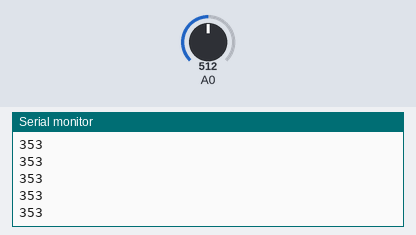
Bench run of a sketch on a simulated Arduino Uno, built with avr-gcc and run on an emulated ATmega328P. On the bench: the last lines printed to the serial monitor. The test bench sets the inputs (shaded band); at power-on: A0 = 512.

Above: at 1.2 s.
1.3 s: A0 set to 716
At 1.9 s:
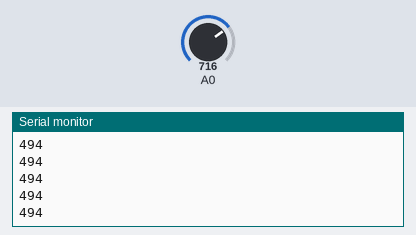
2.8 s: A0 set to 900
At 3.9 s:
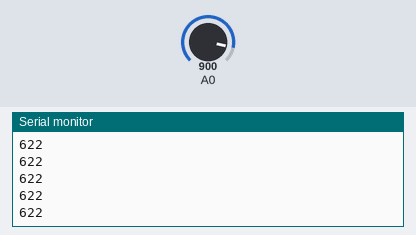
Timing chart, 0 to 5.8 s (numbered marks = the images above; inputs shaded):
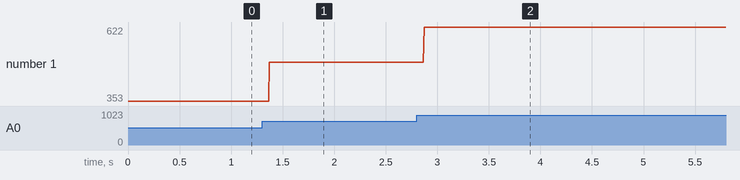

The sketch:

Krishna_Ubidots_Light.ino
```cpp
int sensorValue;
int incomingByte;

// the setup routine runs once when you press reset:
void setup() {
  // initialize serial communication at 9600 bits per second:
  Serial.begin(9600);
 // pinMode(ledpin, OUTPUT);
}

// the loop routine runs over and over again forever:
void loop(){

      //  incomingByte = Serial.read();

           //   if (incomingByte == 'L'){
             // Serial.println(incomingByte);
              sensorValue = analogRead(A0);
              int smap = map(sensorValue,0,722,0,499); // mapping light sensor values from 0 - 722 to 1 - 10
              Serial.println(String(smap)); // Writing values on Serial port
              //delay(30000);
           //   } //incoming Byte
      //available
}
```

Measured:
- after the input at 1.3 s, the serial monitor: prints a new line after 0.07 s (image 1)
- after the input at 2.8 s, the serial monitor: prints a new line after 0.07 s (image 2)
- plotted number 1: 353 → 494 after the input at 1.3 s, 494 → 622 after the input at 2.8 s
